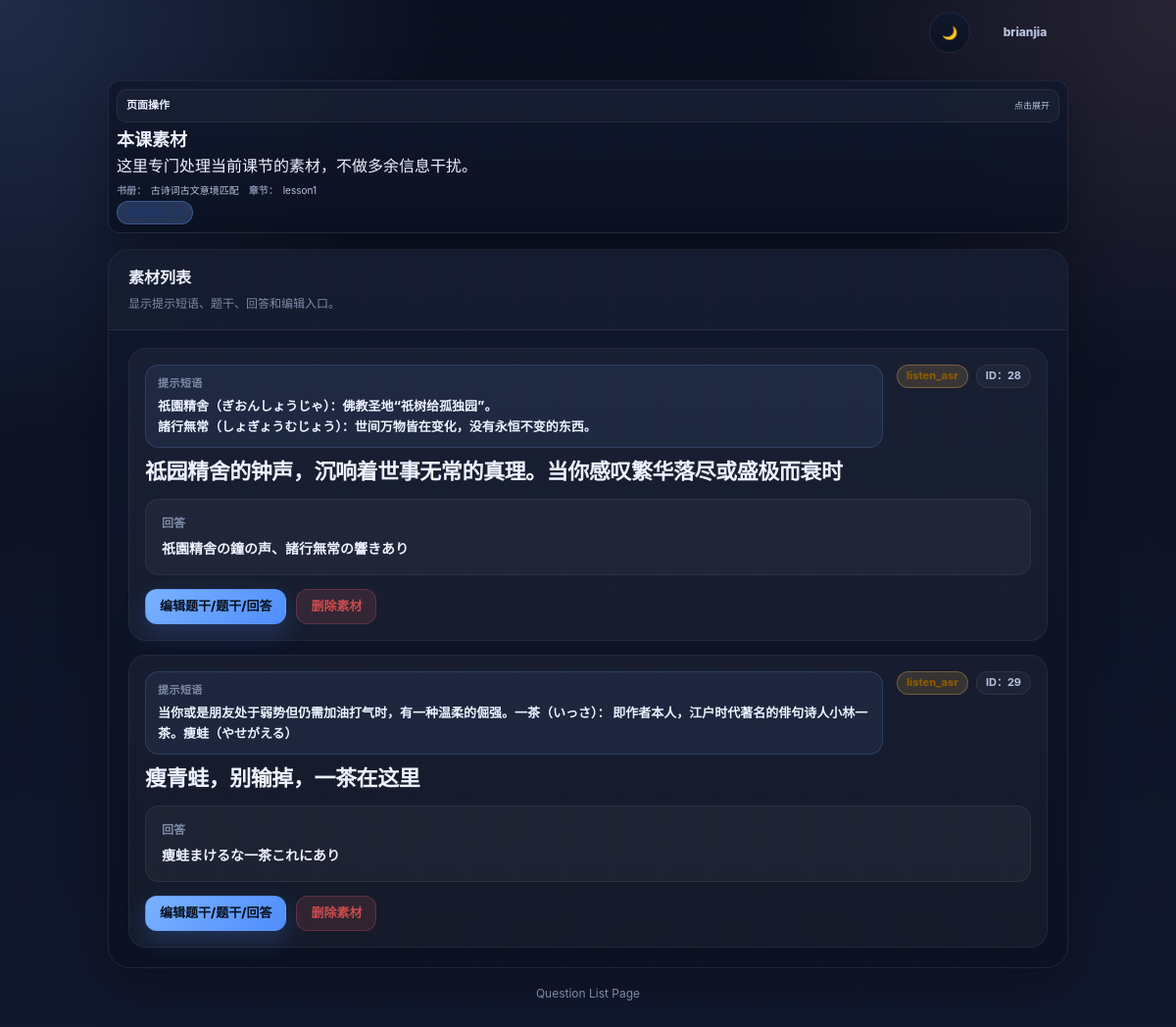
Before: /lesson/8/questions/ (signed in) with the older database file.
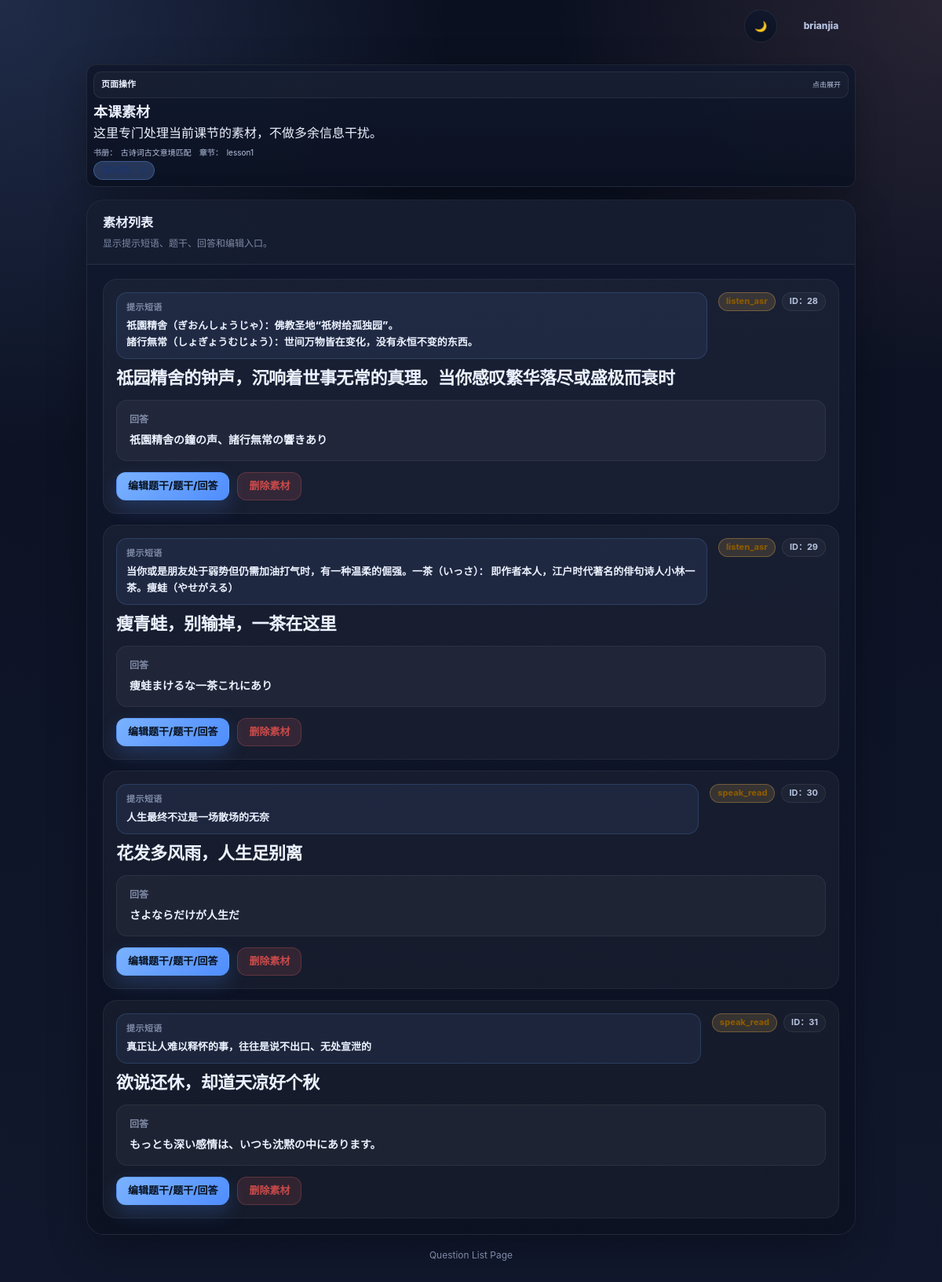
After: the same page with the newer database file.
### app/train/models.py (models this page shows, shortened)
class Book(models.Model):
    owner = models.ForeignKey(User, on_delete=models.CASCADE)
    title = models.CharField(max_length=200)
    description = models.TextField(blank=True)

class Lesson(models.Model):
    book = models.ForeignKey(Book, on_delete=models.CASCADE)
    title = models.CharField(max_length=200)
    order = models.IntegerField(default=0)
    class Meta:
        ordering = ["order", "id"]

class Question(models.Model):
    lesson = models.ForeignKey(
        Lesson,
        on_delete=models.CASCADE,
        null=True,
        blank=True
    )
    prompt_text = models.TextField()
    answer_text = models.TextField()
    audio_url = models.URLField(blank=True, null=True)

### app/train/views/train_views.py (the view)
# urls.py: path("lesson/<int:lesson_id>/questions/", lesson_question_list, name="lesson-question-list"),
@login_required
def lesson_question_list(request, lesson_id):
    lesson = get_object_or_404(
        Lesson,
        id=lesson_id,
        book__owner=request.user
    )
    questions = list(
        Question.objects.filter(
            lesson=lesson
        ).order_by("id")
    )
    for question in questions:
        training = question.training_items.order_by("id").first()
        question.display_qtype = training.item_type if training else ""
        question.display_instruction = (
            (training.instruction_text or "").strip()
            if training else ""
        )
        question.display_source_text = (
            (training.source_text or question.prompt_text or "").strip()
            if training else (question.prompt_text or "").strip()
        )
        question.display_target_answer = (
            (training.target_answer or question.answer_text or "").strip()
            if training else (question.answer_text or "").strip()
        )
    return render(request, "train/question_list.html", {
        "lesson": lesson,
        "book": lesson.book,
        "questions": questions,
        "head_actions": [
            {"label": "← 返回训练", "url": reverse("lesson-train", args=[lesson.id])},
            {"label": "返回章节页", "url": reverse("book-detail", args=[lesson.book.id])},
            {"label": "新增素材", "url": f"{reverse('builder-page')}?lesson_id={lesson.id}"},
        ],
        "head_meta": [
            {"label": "书册：", "text": lesson.book.title},
            {"label": "章节：", "text": lesson.title},
        ],
        "head_chips": [
            {"kind": "primary", "text": f"素材数：{len(questions)}"},
        ],
    })

### app/train/templates/train/question_list.html (shortened to what this page needs)
{% extends "train/base_train.html" %}
{% block content %}
{% firstof lesson.book.title book.title "未命名书册" as book_title %}
{% firstof lesson.title "未命名章节" as lesson_title %}
<div class="page">
    <div class="shell">
        {% include "train/includes/page_head.html" with head_type="materials" head_actions=head_actions head_actions_collapsed=True head_actions_title="页面操作" head_title="本课素材" head_desc="这里专门处理当前课节的素材，不做多余信息干扰。" head_meta=head_meta head_chips=head_chips %}
        <section class="list-card">
            <div class="card-header">
                <h2 class="card-title">素材列表</h2>
                <div class="card-subtitle">显示提示短语、题干、回答和编辑入口。</div>
            </div>
            <div class="card-body">
                {% if questions %}
                    <div class="question-list">
                        {% for question in questions %}
                            {% firstof question.display_instruction "" as instruction_text %}
                            {% firstof question.display_source_text question.prompt_text question.question_text question.question "未命名题目" as question_prompt %}
                            {% firstof question.display_target_answer question.answer_text question.answer "暂无答案" as answer_text %}
                            {% firstof question.display_qtype "未分类" as qtype %}
                            <article class="question-item">
                                <div class="question-top">
                                    <div class="question-main">
                                        {% if instruction_text %}
                                            <div class="instruction-box">
                                                <div class="instruction-label">提示短语</div>
                                                <div class="instruction-value">{{ instruction_text }}</div>
                                            </div>
                                        {% endif %}
                                        <h3 class="question-title">{{ question_prompt }}</h3>
                                    </div>
                                    <div class="question-meta">
                                        <span class="chip warning">{{ qtype }}</span>
                                        <span class="chip">ID：{{ question.id }}</span>
                                    </div>
                                </div>
                                <div class="answer-box">
                                    <div class="answer-label">回答</div>
                                    <div class="answer-value">{{ answer_text }}</div>
                                </div>
                                <div class="actions">
                                    <a href="{% url 'question-edit' question.id %}?next={{ request.path }}" class="primary-btn">编辑题干/题干/回答</a>
                                    <form
                                        method="post"
                                        action="{% url 'question-delete' question.id %}?next={{ request.path }}"
                                        class="inline-form"
                                        onsubmit="return confirm('确定删除这条素材吗？删除后将无法恢复。');"
                                    >
                                        <button type="submit" class="danger-btn">删除素材</button>
                                    </form>
                                </div>
                            </article>
                        {% endfor %}
                    </div>
                {% else %}
                    <div class="empty-card">
                        <div class="empty-title">还没有素材</div>
                        <div>先新增第一条素材，再回到训练页继续处理。</div>
                    </div>
                {% endif %}
            </div>
        </section>
        <div class="footer-note">Question List Page</div>
    </div>
</div>
{% endblock %}

### app/train/templates/train/base_train.html (shortened to what this page needs)
{% load static %}
<!DOCTYPE html>
<html lang="zh-CN" data-theme="dark">
<head>
    <link rel="stylesheet" href="{% static 'train/css/theme.css' %}">
</head>
<body class="train-body {% block body_class %}{% endblock %}">
    {% block global_theme_switch %}
    <div class="global-utility-bar">
        <div class="global-theme-switch">
            <button id="themeToggleBtn" aria-label="切换页面风格" title="切换页面风格">
            </button>
        </div>
        {% if request.user.is_authenticated %}
        <details class="user-menu global-user-menu">
            <summary class="user-pill">{{ request.user.username }}</summary>
        </details>
        {% endif %}
    </div>
    {% endblock %}
    {% block content %}{% endblock %}
</body>
</html>

### app/train/templates/train/includes/page_head.html (shortened to what this page needs)
<section class="page-head page-head--{{ head_type|default:'default' }}">
    {% if head_actions %}
        {% if head_actions_collapsed %}
            <details class="page-head__actions-fold">
                <summary class="page-head__actions-summary">
                    <span class="page-head__actions-title">{{ head_actions_title|default:"页面操作" }}</span>
                    <span class="page-head__actions-hint">点击展开</span>
                </summary>
            </details>
        {% else %}
            <div class="page-head__actions-inline">
                {% for action in head_actions %}
                    <a href="{{ action.url }}" class="page-head__action-link">{{ action.label }}</a>
                {% endfor %}
            </div>
        {% endif %}
    {% endif %}
    <div class="page-head__main">
        <h1 class="page-head__title">{{ head_title }}</h1>
        {% if head_desc %}
            <div class="page-head__desc">{{ head_desc }}</div>
        {% endif %}
        {% if head_meta %}
            <div class="page-head__meta">
                {% for item in head_meta %}
                    <span class="page-head__meta-item">
                        {% if item.label %}<strong>{{ item.label }}</strong>{% endif %}
                        {{ item.text }}
                    </span>
                {% endfor %}
            </div>
        {% endif %}
        {% if head_chips %}
            <div class="page-head__chips">
                {% for chip in head_chips %}
                    <span
                        class="page-head__chip page-head__chip--{{ chip.kind|default:'neutral' }}"
                    >
                    </span>
                {% endfor %}
            </div>
        {% endif %}
    </div>
</section>

### app/train/templates/train/question_list.html (style rules this page uses)
.page { width: min(var(--max-width), calc(100% - 32px)); margin: 28px auto 48px; }
.shell { display: flex; flex-direction: column; gap: 16px; }
.list-card { background: linear-gradient(180deg, var(--panel), var(--panel-2)); border: 1px solid var(--border); border-radius: var(--radius-xl); box-shadow: var(--shadow); overflow: hidden; }
.card-header { padding: 16px 20px; border-bottom: 1px solid var(--border); background: rgba(255, 255, 255, 0.02); }
.card-title { margin: 0; font-size: 16px; font-weight: 900; color: var(--text); }
.card-subtitle { margin-top: 4px; font-size: 12px; color: var(--text-faint); }
.card-body { padding: 18px 20px 20px; }
.question-list { display: grid; gap: 14px; }
.question-item { padding: 16px; border-radius: 18px; border: 1px solid rgba(255, 255, 255, 0.06); background: rgba(255, 255, 255, 0.04); display: flex; flex-direction: column; gap: 14px; }
.question-top { display: flex; justify-content: space-between; align-items: flex-start; gap: 14px; }
.question-main { flex: 1 1 auto; min-width: 0; display: flex; flex-direction: column; gap: 10px; }
.instruction-box { padding: 10px 12px; border-radius: 14px; border: 1px solid rgba(110, 168, 255, 0.18); background: rgba(110, 168, 255, 0.08); }
.instruction-label { font-size: 11px; font-weight: 800; color: var(--text-faint); letter-spacing: 0.04em; text-transform: uppercase; margin-bottom: 4px; }
.instruction-value { font-size: 13px; font-weight: 800; color: var(--text); white-space: pre-wrap; word-break: break-word; }
.question-title { margin: 0; font-size: 22px; line-height: 1.28; font-weight: 900; letter-spacing: -0.02em; color: var(--text); word-break: break-word; }
.question-meta { display: flex; flex-wrap: wrap; gap: 8px; flex: 0 0 auto; justify-content: flex-end; align-items: center; }
.question-meta .chip.warning { min-height: 24px; padding: 0 9px; font-size: 11px; font-weight: 800; background: rgba(255, 190, 85, 0.14) !important; border-color: rgba(255, 190, 85, 0.30) !important; color: #8a5a00 !important; }
.question-meta .chip:not(.warning) { min-height: 24px; padding: 0 9px; font-size: 11px; font-weight: 700; background: rgba(255, 255, 255, 0.03); border-color: var(--border); color: var(--text-soft); }
.answer-box { padding: 14px 16px; border-radius: 14px; background: rgba(255, 255, 255, 0.04); border: 1px solid rgba(255, 255, 255, 0.06); }
.answer-label { font-size: 12px; color: var(--text-faint); font-weight: 700; margin-bottom: 6px; }
.answer-value { font-size: 14px; color: var(--text); font-weight: 800; word-break: break-word; white-space: pre-wrap; }
.actions { display: flex; gap: 10px; flex-wrap: wrap; align-items: center; }
.actions .primary-btn, .actions .secondary-btn, .actions .ghost-btn, .actions .danger-btn { min-height: 36px; padding: 0 14px; font-size: 13px; font-weight: 800; }
.inline-form { margin: 0; }

Changed rows visible on the page:
added Question: instruction_text "人生最终不过是一场散场的无奈", prompt_text "花发多风雨，人生足别离", qtype "speak_read", id "30", answer_text "さよならだけが人生だ"
added Question: instruction_text "真正让人难以释怀的事，往往是说不出口、无处宣泄的", prompt_text "欲说还休，却道天凉好个秋", qtype "speak_read", id "31", answer_text "もっとも深い感情は、いつも沈黙の中にあります。"
